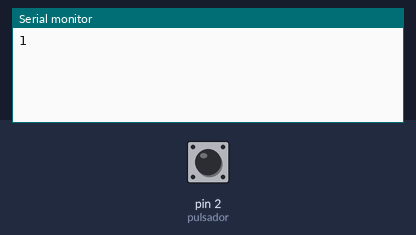
Simulated run of this sketch. Board: Arduino Uno, built with avr-gcc and run on an emulated ATmega328P. Parts: the last lines printed to the serial monitor. Inputs (shaded band) come from the test bench; at power-on: pin 2 (pulsador) HIGH.

Above: at 1.2 s.
1.3 s: pin 2 (pulsador) pulled LOW for 0.15 s
At 2.6 s:
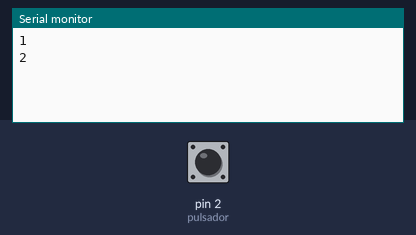
2.9 s: pin 2 (pulsador) pulled LOW for 1 s
At 4.2 s:
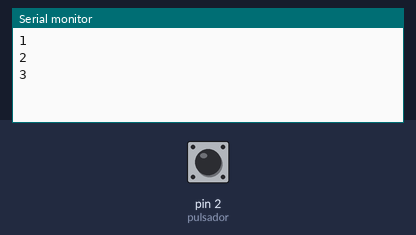
5.4 s: pin 2 (pulsador) pulled LOW for 0.15 s
At 6.1 s:
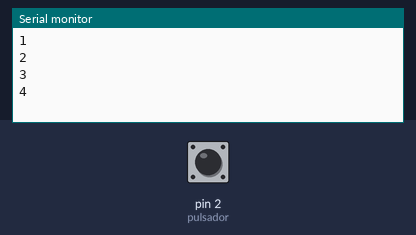
Timing chart, 0 to 8.4 s (numbered marks = the images above; inputs shaded):
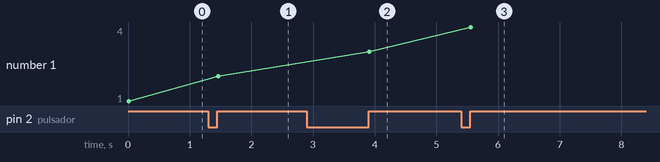

The sketch:

botonAntirebote.ino
```cpp
const int pulsador = 2; // Entrada digital para el pulsador
const int tiempoAntirrebote = 10; // tiempo en ms para evitar el rebote

int cuenta = 0;
int estadoBoton;
int estadoBotonAnterior;

// Función que evita el rebote del pulsador
boolean antirrebote(int pin) {
  int contador = 0;
  boolean estado;
  boolean estadoAnterior;

  do {
    estado = digitalRead(pin);
    if (estado != estadoAnterior) {
      contador = 0;
      estadoAnterior = estado;
    } else {
      contador = contador + 1;
    }
    delay(1);
  } while (contador < tiempoAntirrebote);

  return estado;
}


void setup() {
  Serial.begin(9600);  // Configura la velocidad de la comunicación serie

  pinMode(pulsador, INPUT_PULLUP); // PIN digital del pulsador como entrada

}

void loop() {

  estadoBoton = digitalRead(pulsador);

  if (estadoBoton != estadoBotonAnterior) {
    if (antirrebote(pulsador)) {
      cuenta++;
      Serial.println(cuenta);
    }
  }
  estadoBotonAnterior = estadoBoton;
}
```

Measured:
- after the input at 1.3 s, the serial monitor: prints a new line after 0.16 s (image 1)
- after the input at 2.9 s, the serial monitor: prints a new line after 1.0 s (image 2)
- after the input at 5.4 s, the serial monitor: prints a new line after 0.16 s (image 3)
- plotted number 1: 1 → 2 after the input at 1.3 s, 2 → 3 after the input at 2.9 s, 3 → 4 after the input at 5.4 s
